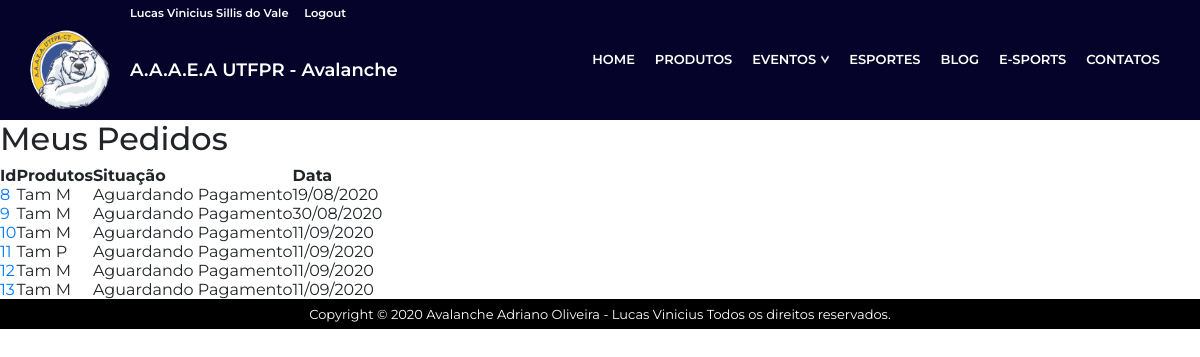
The app's page /Meus_Pedidos/ (signed in), older data.
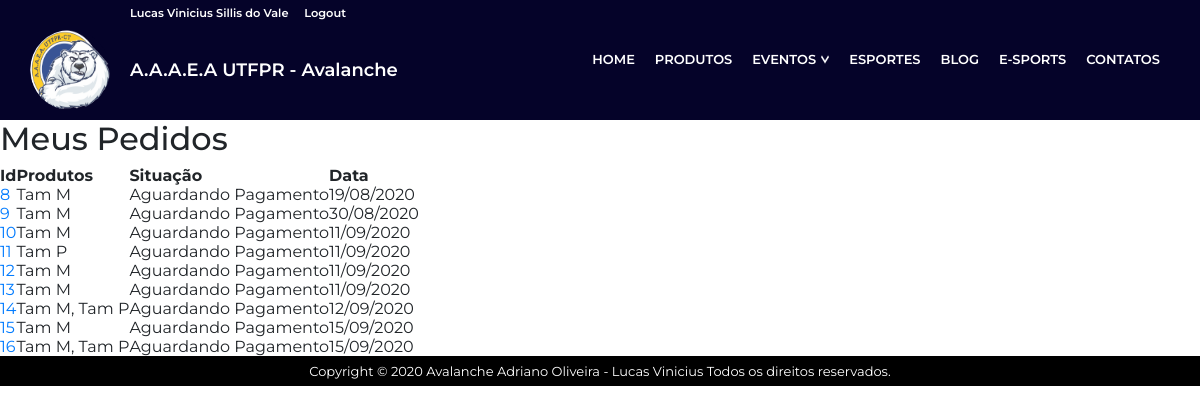
The same page, newer data.
### Contas/models.py (models this page shows, shortened)
class user(AbstractBaseUser, PermissionsMixin):
    Cursos = (
    ('Nenhum', 'Nenhum'), ('Administração', 'Administração'), ('Arquitetura e Urbanismo', 'Arquitetura e Urbanismo'),
    ('Bacharelado em Química', 'Bacharelado em Química'),
    ('Comunicação Organizacional', 'Comunicação Organizacional'),
    ('Design', 'Design'),
    ('Educação Física', 'Educação Física'),
    ('Engenharia Ambiental e Sanitária', 'Engenharia Ambiental e Sanitária'),
    ('Engenharia Civil', 'Engenharia Civil'),
    ('Engenharia de Computação', 'Engenharia de Computação'),
    ('Engenharia de Controle e Automação', 'Engenharia de Controle e Automação'),
    ('Engenharia Elétrica', 'Engenharia Elétrica'),
    ('Engenharia Eletrônica', 'Engenharia Eletrônica'),
    ('Engenharia Mecânica', 'Engenharia Mecânica'),
    ('Engenharia Mecatrônica', 'Engenharia Mecatrônica'),
    ('Licenciatura em Física', 'Licenciatura em Física'),
    ('Licenciatura em Letras Inglês', 'Licenciatura em Letras Inglês'),
    ('Licenciatura em Letras Português', 'Licenciatura em Letras Português'),
    ('Licenciatura em Matemática', 'Licenciatura em Matemática'),
    ('Licenciatura em Química', 'Licenciatura em Química'),
    ('Sistemas da Informação', 'Sistemas da Informação'),
    ('Tecnologia em Controle e Automação', 'Tecnologia em Controle e Automação'),
    ('Tecnologia em Design Gráfico', 'Tecnologia em Design Gráfico'),
    ('Tecnologia em Radiologia', 'Tecnologia em Radiologia'),
    ('Tecnologia em Sistemas de Telecomunicação', 'Tecnologia em sistemas de Telecomunicação')
    )
    Nome_completo = models.CharField(max_length=255, null=True,unique=True,help_text="Digite o seu nome COMPLETO")
    email = models.EmailField(max_length=255, unique=True, null=True)
    is_active = models.BooleanField(default=True, null=True)
    is_staff = models.BooleanField(default=False, null=True,verbose_name='Diretor')
    Socio = models.BooleanField(default=False, null=True)
    CPF = BRCPFField(max_length=14,unique=True,blank=False,null=False)
    Curso = models.CharField(max_length=255, choices=Cursos, null=True)
    Registro_Academico = models.IntegerField(blank=True,unique=True,null=True,help_text="Caso não é aluno da utfpr,deixar em Branco")
    Telefone = PhoneNumberField(null=False,blank=False,region='BR')
    termos = models.BooleanField(default=True, null=False,verbose_name="Termo de Aceite")
    timestamp = models.DateTimeField(auto_now_add=True, null=True)
    objects = UserManager()
    USERNAME_FIELD = 'email'
    REQUIRED_FIELDS = ['Nome_completo', 'CPF', 'Curso','Telefone']
    @property
    def get_socio(self):
        return self.Socio
    class Meta:
        verbose_name = 'Usuário'
        verbose_name_plural = 'Usuários'
        ordering = ['Nome_completo']

### ecommerce/models.py (models this page shows, shortened)
class pedidos(models.Model):
    STATUS_CHOICES = (
        (0,'Aguardando Pagamento'),
        (1,'Pagamento Concluído'),
        (2,'Entregue'),
        (3,'Cancelada'),
    )
    PAGAMENTO_CHOICES = (
        ('Deposito','Depósito'),
        ('PagSeguro','PagSeguro'),
        ('PicPay','PicPay'),
    )
    usuario = models.ForeignKey(settings.AUTH_USER_MODEL,verbose_name='Usuário',on_delete=models.CASCADE)
    status = models.IntegerField(choices=STATUS_CHOICES,verbose_name='Status do pedido',default=0,blank=True)
    pagamento = models.CharField(max_length=255,choices=PAGAMENTO_CHOICES,blank=False,null=False,verbose_name='Opção de Pagamento',default='Deposito')
    criado = models.DateField(auto_now_add=True,verbose_name='Data de criação')
    objects = pedidosmanager()
    class Meta:
        verbose_name = 'Pedido'
        verbose_name_plural = 'Pedidos'
    def produto(self):
        Produtos_ids = self.Itens.values_list('produto')
        return produtos.objects.filter(pk__in = Produtos_ids)

class produtos(models.Model):
    status = (('Ativo', 'Ativo'), ('Encerrado', 'Encerrado'),)
    modelo = models.ForeignKey(produtobase, verbose_name='Base',null=True,
                               related_name='Produtos',related_query_name='Produtos_Query',on_delete=models.CASCADE)
    name = models.CharField(max_length=255,null = False,blank = False,verbose_name='Nome')
    estoque = models.PositiveIntegerField(verbose_name='Quantidade em estoque')
    Status = models.CharField(max_length=30, null=True, blank=True, choices=status, default='Ativo')
    slug = AutoSlugField(populate_from='name')
    class Meta:
        verbose_name = 'Modelo'
        verbose_name_plural = 'Modelos'
        ordering = ['name']

### ecommerce/views.py (the view)
# urls.py: path('Meus_Pedidos/',MeusPedidosView.as_view(),name = 'Meus_Pedidos'),
class MeusPedidosView(LoginRequiredMixin,ListView):
    template_name = 'MeusPedidos.html'
    login_url = 'Login'
    def get_queryset(self):
        return pedidos.objects.filter(usuario  = self.request.user)

### ecommerce/templates/MeusPedidos.html (shortened to what this page needs)
{% extends 'Base.html' %}
{%load static%}
{%load bootstrap4 %}
{%block body%}
<h2>Meus Pedidos</h2>
{% if object_list is not None%}
<table>
    <thead>
        <tr>
            <th>
                Id
            </th>
            <th>
                Produtos
            </th>
            <th>
                Situação
            </th>
            <th>
                Data
            </th>
        </tr>
    </thead>
    <tbody>
    {%for Pedido in object_list%}
    <tr>
        <td>
            <a href="{%url 'PedidoView' Pedido.pk %}">{{Pedido.pk}}</a>
        </td>
        <td>
            {%for produto in Pedido.produto%}
            {{produto.name}}{%if not forloop.last%},{%endif%}
            {%endfor%}
        </td>
        <td>
            {{Pedido.get_status_display}}
        </td>
        <td>
            {{Pedido.criado|date:"d/m/Y"}}
        </td>
    </tr>
    {%endfor%}
    </tbody>
</table>
{%else%}
<p>Você ainda não tem Pedidos</p>
{%endif%}
{%endblock%}

### Avalancheutfpr/templates/Base.html (shortened to what this page needs)
{% load static %}
{%load bootstrap4 %}
<html>
	<head>
        {% bootstrap_css %}
		<link href="{% static 'css/style.css' %}" rel="stylesheet"/>
	</head>
	<body>
		<header>
            {%if user.is_authenticated%}
            <div class="adicional">
            <div class="usuario"><pre><a href="{%url 'Minha_Conta'%}">{{user.Nome_completo}}</a>     <a href="{%url 'Logout'%}">Logout</a> </pre></div>
            </div>
            {%else%}
    <div class="adicional">
        <div class="usuario"><pre><a href="{%url 'Login'%}">Login</a>     <a href="{%url 'Cadastro'%}">Cadastre-se</a></pre></div>
    </div>
            {%endif%}
    <div class="header">
        <div class="logo">
            <div class="logoimg"><a href="{% url 'Home'%}"><img src="{%static 'assets/logo.png'%}"></a></div>
        </div>
        <div class="logo-texto"><a href="{% url 'Home'%}">A.A.A.E.A UTFPR - Avalanche</a></div>
        <div class="menu">
             <nav>
                <ul>
                    <li ><a href="{% url 'Home' %}">Home</a></li>
                    <li><a href="{% url 'Produtos'%}">Produtos</a></li>
                    <li><a href="#">Eventos<img src="{% static 'assets/seta-baixo.png'%}"></a>
                    </li>
                    <li><a href="{% url 'Esportes'%}">Esportes</a></li>
                    <li><a href="{% url 'Blog'%}">Blog</a></li>
                    <li><a href="{% url 'E-sports'%}">E-Sports</a></li>
                    <li><a href="{% url 'Contatos'%}">Contatos</a></li>
                </ul>
            </nav>
        </div>
    </div>
    </header>
		{%block body%}
		{%endblock%}
		<footer>
    <div class="footer--area">
        <div class="footer--item">
                Copyright © 2020  Avalanche Adriano Oliveira - Lucas Vinicius Todos os direitos reservados.
        </div>
    </div>
</footer>
	</body>
</html>

### Avalancheutfpr/static/css/style.css (style rules this page uses)
* { margin:0; padding:0; box-sizing:border-box; }
body { font-family:'Montserrat', Arial, Helvetica, sans-serif; font-size:13px; overflow-x:hidden; }
header { height:120px; background-color:#050329 ; color:#FFF; position: sticky; top: 0; }
.adicional { max-width:1140px; height:20px; margin:auto; padding-top: 5px; display:flex; justify-content: space-between; }
.adicional .usuario a, .adicional .usuario pre { text-decoration: none; font-weight: 600; font-family:'Montserrat', Arial, Helvetica, sans-serif; color: #FFF; }
.adicional .usuario { margin-left: 100px; }
.header { max-width:1140px; height:100px; margin:auto; display:flex; align-items:center; }
.logo { width:100px; }
.logoimg img { width:80px; height:80px; background-color:#050329; border-radius:40px; }
.logo-texto { font-size: 18px; font-weight: 600; }
.logo-texto a { text-decoration:None; color:white; }
.menu { flex:1; display:flex; justify-content: flex-end; }
.menu ul, .menu li { list-style:none; }
.menu ul { display:flex; }
.menu li a { color:#FFF; text-transform: uppercase; font-weight: 600; text-decoration: none; padding-left:10px; padding-right:10px; height:100px; display:flex; align-items:center; border-bottom:5px solid #050329; }
nav img { width: 13px; height: 13px; padding-left: 5px; }
footer { background-color:#000; }
.footer--item { display: flex; justify-content: center; max-width:1140px; height: 30px; line-height: 30px; margin:auto; color:#FFF; font-size:13px; padding:0 10px 10px 10px; }

Row changes from the older to the newer data that the page shows:
added pedidos: pk "14", status "Aguardando Pagamento", criado "12/09/2020", produtos (name "Tam M"), produtos (name "Tam P")
added pedidos: pk "15", status "Aguardando Pagamento", criado "15/09/2020", produtos (name "Tam M")
added pedidos: pk "16", status "Aguardando Pagamento", criado "15/09/2020", produtos (name "Tam M"), produtos (name "Tam P")
